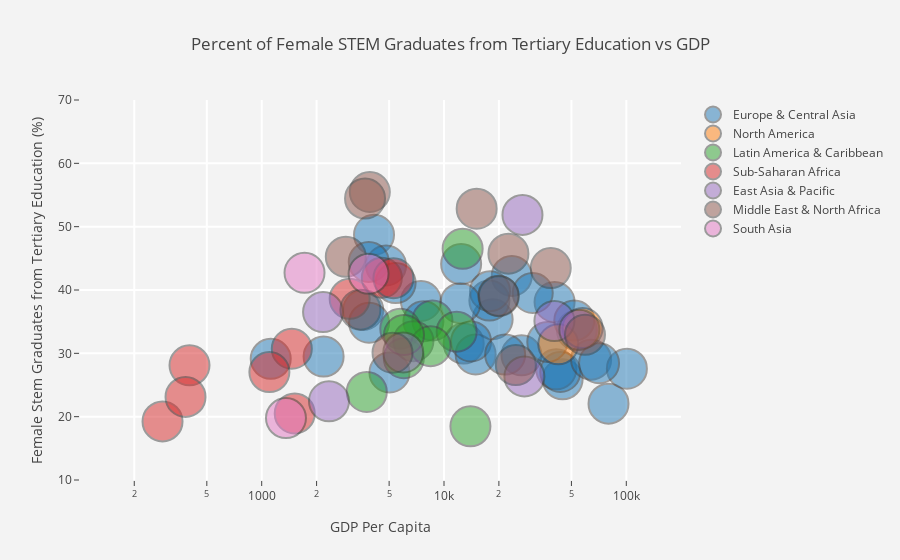

Here is the notebook cell this chart was saved with:
### Code cell
trace0 = go.Scatter(
    x=df_2016_gdp['2016_GDPPerCapita'][df_2016_gdp['Region'] == 'Europe & Central Asia'],
    y=df_2016_gdp['2016_stem'][df_2016_gdp['Region'] == 'Europe & Central Asia'],
    mode='markers',
    name='Europe & Central Asia',
    text=df_2016_gdp['Country Name_x'][df_2016_gdp['Region'] == 'Europe & Central Asia'],
    marker=dict(
        size=40,
        opacity=0.5,
        line=dict(
            width=2
        ),
        
    )
)

trace1 = go.Scatter(
    x=df_2016_gdp['2016_GDPPerCapita'][df_2016_gdp['Region'] == 'North America'],
    y=df_2016_gdp['2016_stem'][df_2016_gdp['Region'] == 'North America'],
    mode='markers',
    name='North America',
    text=df_2016_gdp['Country Name_x'][df_2016_gdp['Region'] == 'North America'],
    marker=dict(
        size=40,
        opacity=0.5,
        line=dict(
            width=2
        ),
        
    )
)

trace2 = go.Scatter(
    x=df_2016_gdp['2016_GDPPerCapita'][df_2016_gdp['Region'] == 'Latin America & Caribbean'],
    y=df_2016_gdp['2016_stem'][df_2016_gdp['Region'] == 'Latin America & Caribbean'],
    mode='markers',
    name='Latin America & Caribbean',
    text=df_2016_gdp['Country Name_x'][df_2016_gdp['Region'] == 'Latin America & Caribbean'],
    marker=dict(
        size=40,
        opacity=0.5,
        line=dict(
            width=2
        ),
        
    )
)

trace3 = go.Scatter(
    x=df_2016_gdp['2016_GDPPerCapita'][df_2016_gdp['Region'] == 'Sub-Saharan Africa'],
    y=df_2016_gdp['2016_stem'][df_2016_gdp['Region'] == 'Sub-Saharan Africa'],
    mode='markers',
    name='Sub-Saharan Africa',
    text=df_2016_gdp['Country Name_x'][df_2016_gdp['Region'] == 'Sub-Saharan Africa'],
    marker=dict(
        size=40,
        opacity=0.5,
        line=dict(
            width=2
        ),
        
    )
)

trace4 = go.Scatter(
    x=df_2016_gdp['2016_GDPPerCapita'][df_2016_gdp['Region'] == 'East Asia & Pacific'],
    y=df_2016_gdp['2016_stem'][df_2016_gdp['Region'] == 'East Asia & Pacific'],
    mode='markers',
    name='East Asia & Pacific',
    text=df_2016_gdp['Country Name_x'][df_2016_gdp['Region'] == 'East Asia & Pacific'],
    marker=dict(
        size=40,
        opacity=0.5,
        line=dict(
            width=2
        ),
        
    )
)
trace5 = go.Scatter(
    x=df_2016_gdp['2016_GDPPerCapita'][df_2016_gdp['Region'] == 'Middle East & North Africa'],
    y=df_2016_gdp['2016_stem'][df_2016_gdp['Region'] == 'Middle East & North Africa'],
    mode='markers',
    name='Middle East & North Africa',
    text=df_2016_gdp['Country Name_x'][df_2016_gdp['Region'] == 'Middle East & North Africa'],
    marker=dict(
        size=40,
        opacity=0.5,
        line=dict(
            width=2
        ),
        
    )
)
trace6 = go.Scatter(
    x=df_2016_gdp['2016_GDPPerCapita'][df_2016_gdp['Region'] == 'South Asia'],
    y=df_2016_gdp['2016_stem'][df_2016_gdp['Region'] == 'South Asia'],
    mode='markers',
    name='South Asia',
    text=df_2016_gdp['Country Name_x'][df_2016_gdp['Region'] == 'South Asia'],
    marker=dict(
        size=40,
        opacity=0.5,
        line=dict(
            width=2
        ),
        
    )
)



data=[trace0,trace1,trace2,trace3,trace4,trace5,trace6]
# range=[2.003297660701705, 5.191505530708712],
#         type='log'
layout = go.Layout(
    title='Percent of Female STEM Graduates from Tertiary Education vs GDP',
    xaxis=dict(
        title='GDP Per Capita',
        gridcolor='rgb(255, 255, 255)',
        range=[2.003297660701705, 5.3],
        type='log',
        zerolinewidth=1,
        ticklen=5,
        gridwidth=2,
    ),
    yaxis=dict(
        title='Female Stem Graduates from Tertiary Education (%)',
        gridcolor='rgb(255, 255, 255)',
        range=[10,70],
        zerolinewidth=1,
        ticklen=5,
        gridwidth=2,
    ),
    paper_bgcolor='rgb(243, 243, 243)',
    plot_bgcolor='rgb(243, 243, 243)',
)
fig=go.Figure(data=data,layout=layout)
py.offline.iplot(fig)
# py.plotly.plot(fig, filename = 'GDP-vs-Female-STEM', auto_open=True)

### Figure 1 — Plotly figure (JSON) as saved in the notebook; plotly's stock layout.template omitted (floating-point values rounded to 4 significant figures)
{"data": [{"marker": {"line": {"width": 2}, "opacity": 0.5, "size": 40}, "mode": "markers", "name": "Europe & Central Asia", "text": ["Albania", "Armenia", "Austria", "Azerbaijan", "Belgium", "Bulgaria", "Bosnia and Herzegovina", "Belarus", "Switzerland", "Cyprus", "Czech Republic", "Denmark", "Spain", "Estonia", "Finland", "France", "United Kingdom", "Georgia", "Greece", "Croatia", "Hungary", "Ireland", "Italy", "Kazakhstan", "Kyrgyz Republic", "Lithuania", "Luxembourg", "Latvia", "Norway", "Poland", "Portugal", "Serbia", "Slovenia", "Sweden", "Ukraine"], "type": "scatter", "uid": "62c06adb-d67c-481e-846f-800e2a0b8f16", "x": [4132.0, 3606.0, 44730.0, 3881.0, 41260.0, 7469.0, 4809.0, 5023.0, 79870.0, 23540.0, 18480.0, 53580.0, 26620.0, 17740.0, 43430.0, 36870.0, 40410.0, 3866.0, 17880.0, 12300.0, 12820.0, 64100.0, 30670.0, 7715.0, 1121.0, 14910.0, 100700.0, 14070.0, 70890.0, 12420.0, 19870.0, 5426.0, 21650.0, 51840.0, 2186.0], "y": [48.72, 36.84, 25.9, 34.84, 27.48, 38.26, 43.87, 26.97, 22.05, 42.23, 35.38, 33.65, 29.68, 38.33, 27.06, 31.81, 38.1, 44.43, 39.82, 37.92, 31.54, 29.0, 39.52, 35.06, 29.13, 29.82, 27.57, 31.87, 28.44, 44.09, 39.11, 41.1, 29.8, 35.17, 29.49]}, {"marker": {"line": {"width": 2}, "opacity": 0.5, "size": 40}, "mode": "markers", "name": "North America", "text": ["Canada", "United States"], "type": "scatter", "uid": "49cffd74-d66c-4100-b005-be4e898eca7d", "x": [42350.0, 57590.0], "y": [31.43, 33.99]}, {"marker": {"line": {"width": 2}, "opacity": 0.5, "size": 40}, "mode": "markers", "name": "Latin America & Caribbean", "text": ["Argentina", "Brazil", "Chile", "Colombia", "Costa Rica", "Dominican Republic", "Ecuador", "Mexico", "Peru", "El Salvador"], "type": "scatter", "uid": "7670ad1c-3c5c-4af3-9a8d-85fa46ff6968", "x": [12650.0, 8639.0, 13960.0, 5757.0, 11730.0, 6794.0, 6019.0, 8444.0, 6031.0, 3769.0], "y": [46.5, 35.2, 18.47, 33.88, 33.43, 31.91, 29.23, 31.13, 32.89, 23.9]}, {"marker": {"line": {"width": 2}, "opacity": 0.5, "size": 40}, "mode": "markers", "name": "Sub-Saharan Africa", "text": ["Burundi", "Cabo Verde", "Ghana", "Kenya", "Madagascar", "Mozambique", "Mauritania", "Namibia", "South Africa"], "type": "scatter", "uid": "c1b5b6aa-15f5-4e66-985c-5500203c3563", "x": [285.7, 3038.0, 1517.0, 1463.0, 401.7, 382.1, 1102.0, 4561.0, 5280.0], "y": [19.25, 38.61, 20.51, 30.73, 28.11, 23.12, 27.04, 41.93, 41.86]}, {"marker": {"line": {"width": 2}, "opacity": 0.5, "size": 40}, "mode": "markers", "name": "East Asia & Pacific", "text": ["Brunei Darussalam", "Korea, Rep.", "Lao PDR", "New Zealand", "Singapore", "Thailand", "Vietnam"], "type": "scatter", "uid": "38737510-18f5-455a-89a9-199e2b4eb1a3", "x": [26940.0, 27610.0, 2339.0, 40330.0, 55240.0, 5979.0, 2171.0], "y": [51.86, 26.36, 22.43, 35.1, 33.72, 30.14, 36.51]}, {"marker": {"line": {"width": 2}, "opacity": 0.5, "size": 40}, "mode": "markers", "name": "Middle East & North Africa", "text": ["United Arab Emirates", "Bahrain", "Algeria", "Egypt, Arab Rep.", "Iran, Islamic Rep.", "Morocco", "Malta", "Oman", "Qatar", "Saudi Arabia", "Tunisia"], "type": "scatter", "uid": "20ac2b2f-a83d-4c19-8b16-af9beeccd252", "x": [38520.0, 22560.0, 3917.0, 3479.0, 5219.0, 2893.0, 24770.0, 15100.0, 59320.0, 19980.0, 3689.0], "y": [43.46, 45.74, 55.47, 36.9, 30.09, 45.25, 28.14, 52.84, 32.92, 39.03, 54.44]}, {"marker": {"line": {"width": 2}, "opacity": 0.5, "size": 40}, "mode": "markers", "name": "South Asia", "text": ["Bangladesh", "India", "Sri Lanka"], "type": "scatter", "uid": "f6577322-862f-43a1-a3cc-cffbd03252ae", "x": [1359.0, 1717.0, 3857.0], "y": [19.78, 42.72, 42.56]}], "layout": {"paper_bgcolor": "rgb(243, 243, 243)", "plot_bgcolor": "rgb(243, 243, 243)", "title": "Percent of Female STEM Graduates from Tertiary Education vs GDP", "xaxis": {"gridcolor": "rgb(255, 255, 255)", "gridwidth": 2, "range": [2.003, 5.3], "ticklen": 5, "title": "GDP Per Capita", "type": "log", "zerolinewidth": 1}, "yaxis": {"gridcolor": "rgb(255, 255, 255)", "gridwidth": 2, "range": [10, 70], "ticklen": 5, "title": "Female Stem Graduates from Tertiary Education (%)", "zerolinewidth": 1}}}
